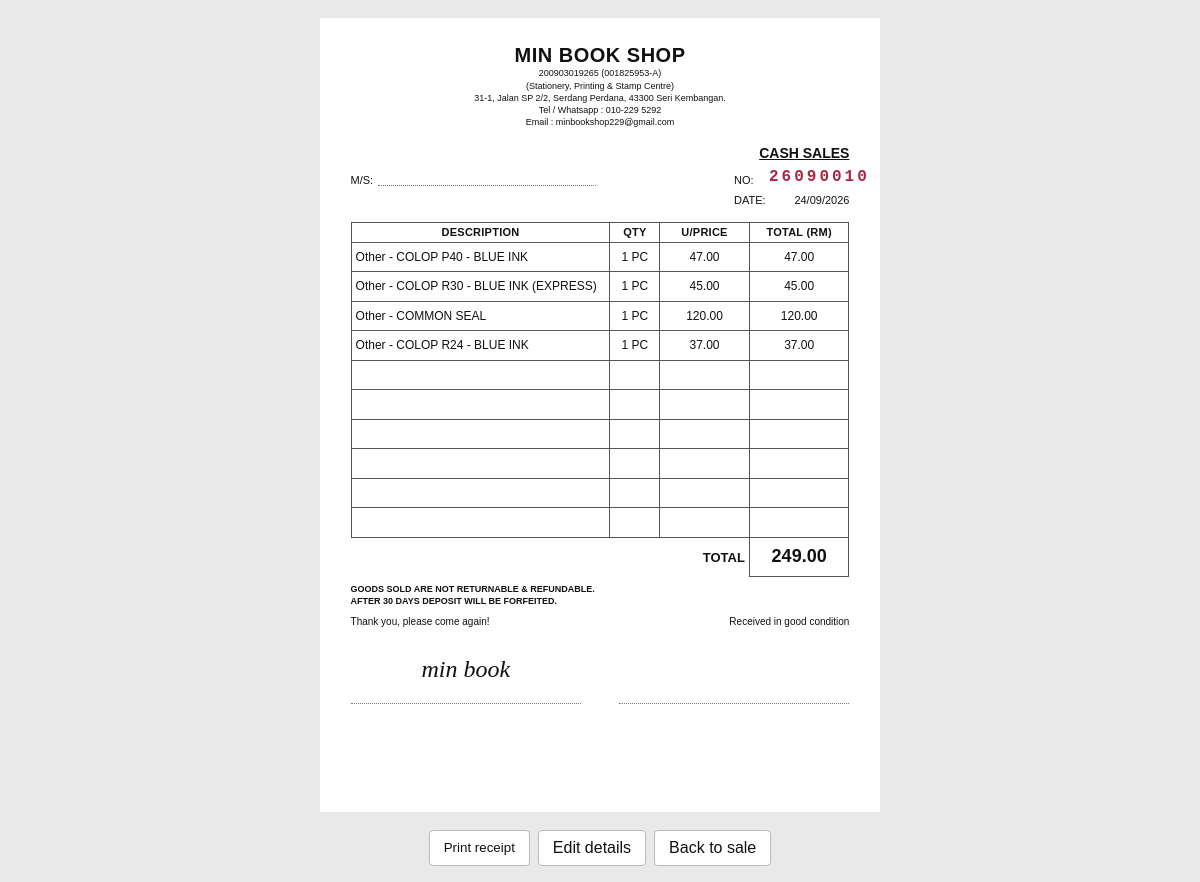
Screenshot of /receipt/56 with the database file from the repository.
### app/models.py (models this page shows, shortened)
class Sale(db.Model):
    id = db.Column(db.Integer, primary_key=True)
    amount = db.Column(db.Float, nullable=False)
    date = db.Column(db.Date, default=datetime.utcnow)
    user_id = db.Column(db.Integer, db.ForeignKey('user.id'), nullable=False)  # ForeignKey to User
    user = db.relationship('User', backref=db.backref('sales', lazy=True))  # Relationship with User
    product_id = db.Column(db.Integer, db.ForeignKey('product.id'), nullable=True)  # Legacy first product
    product = db.relationship('Product', backref=db.backref('sales', lazy=True))  # Relationship with Product
    quantity = db.Column(db.Integer, nullable=True)  # Legacy total quantity
    payment_method = db.Column(db.String(20), nullable=False, default='Cash')
    customer_name = db.Column(db.String(120), nullable=True)
    document_type = db.Column(db.String(20), nullable=False, default='receipt')
    discount = db.Column(db.Float, nullable=False, default=0.00)
    deposit = db.Column(db.Float, nullable=False, default=0.00)
    items = db.relationship('SaleItem', back_populates='sale', cascade='all, delete-orphan')

class SaleItem(db.Model):
    id = db.Column(db.Integer, primary_key=True)
    is_lump_sum = db.Column(
        db.Boolean,
        nullable=False,
        default=False
    )
    sale_id = db.Column(
        db.Integer,
        db.ForeignKey('sale.id'),
        nullable=False
    )
    product_id = db.Column(
        db.Integer,
        db.ForeignKey('product.id'),
        nullable=True
    )
    category = db.Column(
        db.String(30),
        nullable=False
    )
    description = db.Column(
        db.Text,
        nullable=True
    )
    quantity = db.Column(
        db.Integer,
        nullable=False
    )
    unit = db.Column(
        db.String(20),
        nullable=False,
        default='PC'
    )
    unit_price = db.Column(
        db.Float,
        nullable=False
    )
    line_total = db.Column(
        db.Float,
        nullable=False
    )
    sale = db.relationship(
        'Sale',
        back_populates='items'
    )
    product = db.relationship(
        'Product',
        backref=db.backref(
            'sale_items',
            lazy=True
        )
    )

### app/routes.py (the view)
@main.route('/receipt/<int:sale_id>')
def receipt(sale_id):
    sale = Sale.query.get_or_404(sale_id)
    receipt_number = month_document_number(sale, 'receipt')
    return render_template('receipt.html', sale=sale, receipt_number=receipt_number)

### app/routes.py (called while the page is built)
def month_document_number(sale, document_type):
    month_start = date(sale.date.year, sale.date.month, 1)
    if sale.date.month == 12:
        month_end = date(sale.date.year + 1, 1, 1)
    else:
        month_end = date(sale.date.year, sale.date.month + 1, 1)
    serial = Sale.query.filter(
        Sale.document_type == document_type,
        Sale.date >= month_start,
        Sale.date < month_end,
        Sale.id < sale.id,
    ).count()
    return f'{sale.date.year % 100:02d}{sale.date.month:02d}{serial + 1:04d}'

@main.app_context_processor
def inject_now():
    return {'current_year': datetime.now().year}

### app/templates/receipt.html (shortened to what this page needs)
<!doctype html>
<html lang="en">
<head>
</head>
<body>
    <div class="receipt">
        <header class="header">
            <h1 class="shop-name">MIN BOOK SHOP</h1>
            <p class="registration">200903019265 (001825953-A)</p>
            <p class="address">(Stationery, Printing &amp; Stamp Centre)</p>
            <p class="address">31-1, Jalan SP 2/2, Serdang Perdana, 43300 Seri Kembangan.</p>
            <p class="contact">Tel / Whatsapp : 010-229 5292</p>
            <p class="contact">Email : minbookshop229@gmail.com</p>
        </header>
        <div class="receipt-heading">CASH SALES</div>
        <div class="meta">
            <div class="meta-field"><span class="meta-label">M/S:</span>{% if sale.customer_name %}<span>{{ sale.customer_name }}</span>{% else %}<span class="line"></span>{% endif %}</div>
            <div class="meta-field"><span class="meta-label">NO:</span><span class="number">{{ receipt_number }}</span></div>
            <div class="meta-field"></div>
            <div class="meta-field"><span class="meta-label">DATE:</span><span>{{ sale.date.strftime('%d/%m/%Y') }}</span></div>
        </div>
        <table>
            <thead><tr><th>DESCRIPTION</th><th>QTY</th><th>U/PRICE</th><th>TOTAL (RM)</th></tr></thead>
            <tbody>
                {% for item in sale.items %}
<tr><td>{{ item.category }}{% if item.description %}{% set parts = item.description.split('|||') %}{% if parts[0] %} - {{ parts[0] }}{% endif %}{% endif %}</td><td>{{ item.quantity }} {% set unit = parts[1] if item.description and parts|length > 1 else 'PC' %}{% if item.quantity == 1 %}{{ unit }}{% elif unit == 'PC' %}PCS{% elif unit == 'BOX' %}BOXES{% elif unit == 'PACK' %}PACKS{% elif unit == 'SET' %}SETS{% elif unit == 'UNIT' %}UNITS{% elif unit == 'BOOK' %}BOOKS{% endif %}</td><td>{{ '{:.2f}'.format(item.unit_price) }}</td><td>{{ '{:.2f}'.format(item.line_total) }}</td></tr>                {% endfor %}
                {% for blank in range(10 - sale.items|length if sale.items|length < 10 else 0) %}<tr><td>&nbsp;</td><td></td><td></td><td></td></tr>{% endfor %}
                <tr class="total-row"><td colspan="3" class="total-label">TOTAL</td><td class="total-value">{{ '{:,.2f}'.format(sale.amount) }}</td></tr>
            </tbody>
        </table>
        <div class="notes">GOODS SOLD ARE NOT RETURNABLE &amp; REFUNDABLE.<br>AFTER 30 DAYS DEPOSIT WILL BE FORFEITED.</div>
        <div class="closing"><span class="thanks">Thank you, please come again!</span><span class="condition">Received in good condition</span></div>
        <div class="signatures"><div><span class="signature-name">min book</span><div class="signature-line"></div></div><div><span class="signature-name">&nbsp;</span><div class="signature-line"></div></div></div>
    </div>
    <div class="print-actions">
        <button type="button" onclick="window.print()">Print receipt</button>
        <a href="{{ url_for('main.edit_sale', sale_id=sale.id) }}">Edit details</a>
        <a href="{{ url_for('main.add_sale') }}">Back to sale</a>
    </div>
</body>
</html>

### app/templates/receipt.html (style rules this page uses)
* { box-sizing: border-box; }
body { margin: 0; color: #111; background: #e9e9e9; font-family: Arial, Helvetica, sans-serif; }
.receipt { width: 148mm; min-height: 210mm; margin: 18px auto; padding: 7mm 8mm 6mm; background: #fff; }
.header { text-align: center; }
.shop-name { margin: 0; font-size: 20px; letter-spacing: .5px; font-weight: 800; }
.registration, .address, .contact { margin: 1px 0; font-size: 9px; line-height: 1.25; }
.receipt-heading { display: flex; justify-content: flex-end; margin-top: 16px; font-size: 14px; font-weight: 700; text-decoration: underline; }
.meta { display: grid; grid-template-columns: repeat(2, minmax(0, 1fr)); gap: 8px; margin: 7px 0 0; font-size: 11px; }
.meta-field { display: flex; align-items: flex-end; min-width: 0; }
.meta-field:nth-child(2),.meta-field:nth-child(4) { display: grid;grid-template-columns: 35px 1fr;align-items: end;width: 100%;padding-left: 130px; }
.meta-field:nth-child(2) .meta-label,.meta-field:nth-child(4) .meta-label { min-width: 0;text-align: left; }
.meta-field:nth-child(2) .number,.meta-field:nth-child(4) span:not(.meta-label) { text-align: right; }
.meta-label { white-space: nowrap; margin-right: 5px; }
.line { flex: 1; min-width: 0; height: 17px; border-bottom: 1px dotted #777; }
.number { color: #a82843; font-family: "OCR A Extended", "OCR A", monospace; font-size: 16px; font-weight: 700; letter-spacing: 3px; }
table { width: 100%; height: 94mm; border-collapse: collapse; table-layout: fixed; margin-top: 16px; font-size: 12px; }
th, td { height: 20px; padding: 3px 4px; border: 1px solid #555; font-size: 12px; }
th { font-size: 11px; letter-spacing: .25px; text-align: center; }
th:first-child { width: 52%; text-align: center; overflow-wrap: anywhere; }
td:first-child { width: 52%; text-align: left; overflow-wrap: anywhere; white-space: pre-line; }
th:nth-child(2), td:nth-child(2) { width: 10%; text-align: center; }
th:nth-child(3), td:nth-child(3) { width: 18%; text-align: center; }
th:nth-child(4), td:nth-child(4) { width: 20%; text-align: center; }
.total-row td { height: 27px; border: 0; border-top: 1px solid #555; }
.total-label { text-align: right !important; font-size: 13px; font-weight: 700; }
.total-value { border: 1px solid #555 !important; font-size: 18px; font-weight: 700; }
.notes { margin-top: 6px; font-size: 9px; font-weight: 700; line-height: 1.35; }
.closing { display: flex; justify-content: space-between; align-items: end; margin-top: 9px; font-size: 10px; }
.thanks { font-size: 10px; }
.condition { text-align: right; }
.signatures { display: grid; grid-template-columns: 1fr 1fr; gap: 38px; margin-top: 30px; text-align: center; font-size: 11px; }
.signature-line { height: 19px; border-bottom: 1px dotted #777; margin-top: 4px; }
.signature-name { font-family: "Brush Script MT", "Segoe Script", cursive; font-size: 24px; font-style: italic; line-height: 1; }
.print-actions { display: flex; justify-content: center; gap: 8px; margin: 16px auto; }
.print-actions button, .print-actions a { padding: 8px 14px; border: 1px solid #bbb; border-radius: 4px; color: #111; background: #fff; text-decoration: none; cursor: pointer; }

### rows the page displays
Sale: date "24/09/2026", amount "249.00"
SaleItem: category "Other", parts "COLOP P40 - BLUE INK", quantity "1", unit "PC", unit_price "47.00", line_total "47.00"
SaleItem: category "Other", description "COLOP R30 - BLUE INK (EXPRESS)", quantity "1", unit "PC", unit_price "45.00", line_total "45.00"
SaleItem: category "Other", description "COMMON SEAL", quantity "1", unit "PC", unit_price "120.00", line_total "120.00"
SaleItem: category "Other", description "COLOP R24 - BLUE INK", quantity "1", unit "PC", unit_price "37.00", line_total "37.00"

### other values shown
{{ receipt_number }} "26090010"
